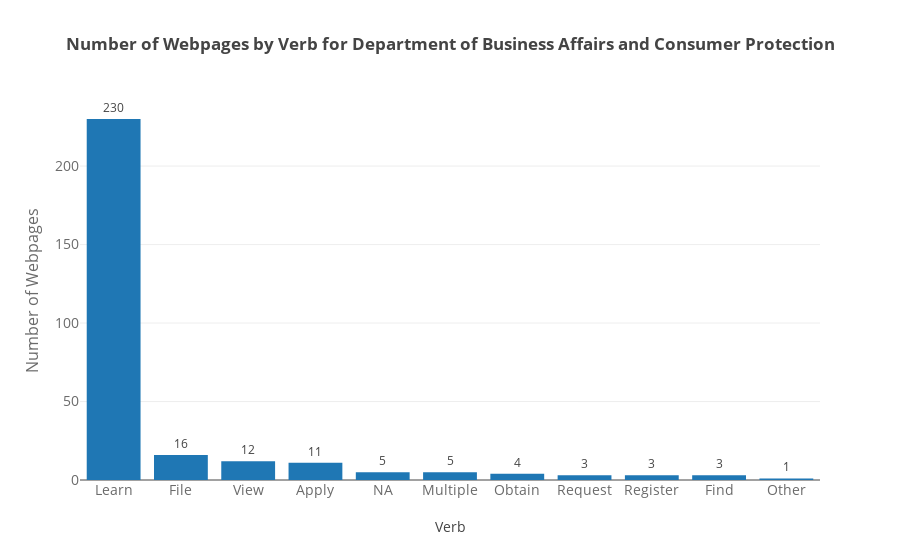
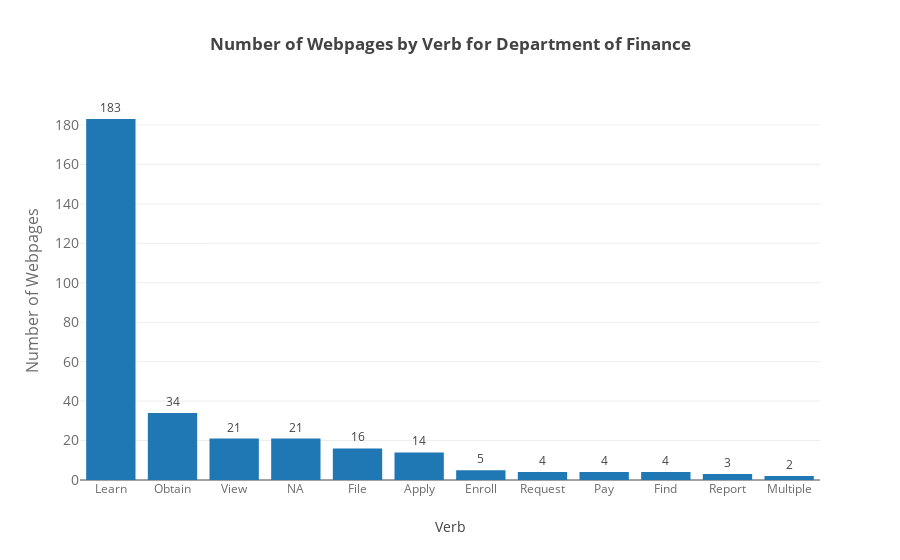

Source (notebook cell) for these figures, in order:
### Code cell
data_single = data1[data1['verb_cnt'] == 1]
business = data_single[data_single.dept == 'Department of Business Affairs and Consumer Protection']
finance = data_single[data_single.dept == 'Department of Finance']
business_df = business.groupby('verb').size().sort_values(ascending=False)
finance_df = finance.groupby('verb').size().sort_values(ascending=False)
viz(business_df,'Number of Webpages by Verb for Department of Business Affairs and Consumer Protection','Verb','Number of Webpages')
print('Based on manual categorization, BACP pages were categorized into the above verb categories.')
viz(finance_df,'<b>Number of Webpages by Verb for Department of Finance', 'Verb', 'Number of Webpages',12)
print('Based on manual categorization, DoF pages were categorized into the above verb categories.')

### Figure 1 — Plotly figure (JSON) as saved in the notebook; plotly's stock layout.template omitted (floating-point values rounded to 4 significant figures)
{"data": [{"opacity": 1, "text": [230, 16, 12, 11, 5, 5, 4, 3, 3, 3, 1], "textposition": "outside", "type": "bar", "x": ["Learn", "File", "View", "Apply", "NA", "Multiple", "Obtain", "Request", "Register", "Find", "Other"], "y": [230, 16, 12, 11, 5, 5, 4, 3, 3, 3, 1]}], "layout": {"title": "<b>Number of Webpages by Verb for Department of Business Affairs and Consumer Protection</b><br>", "xaxis": {"tickfont": {"color": "rgb(107, 107, 107)", "size": 14}, "title": "Verb"}, "yaxis": {"tickfont": {"color": "rgb(107, 107, 107)", "size": 14}, "title": "Number of Webpages", "titlefont": {"color": "rgb(107, 107, 107)", "size": 16}}}}

### Figure 2 — Plotly figure (JSON) as saved in the notebook; plotly's stock layout.template omitted (floating-point values rounded to 4 significant figures)
{"data": [{"opacity": 1, "text": [183, 34, 21, 21, 16, 14, 5, 4, 4, 4, 3, 2], "textposition": "outside", "type": "bar", "x": ["Learn", "Obtain", "View", "NA", "File", "Apply", "Enroll", "Request", "Pay", "Find", "Report", "Multiple"], "y": [183, 34, 21, 21, 16, 14, 5, 4, 4, 4, 3, 2]}], "layout": {"title": "<b><b>Number of Webpages by Verb for Department of Finance</b><br>", "xaxis": {"tickfont": {"color": "rgb(107, 107, 107)", "size": 12}, "title": "Verb"}, "yaxis": {"tickfont": {"color": "rgb(107, 107, 107)", "size": 14}, "title": "Number of Webpages", "titlefont": {"color": "rgb(107, 107, 107)", "size": 16}}}}
